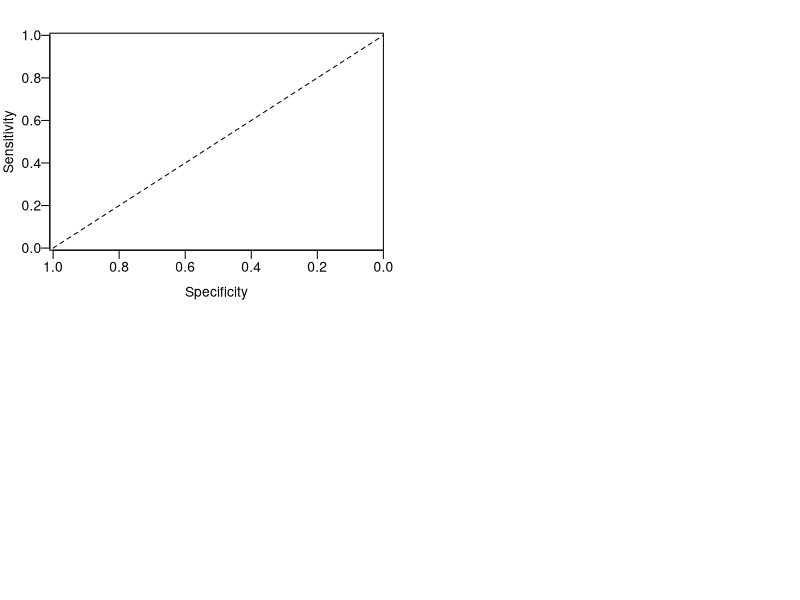

Source code (R): (Note: this script raises an error after producing the figure.)
#**Figure 1: Prediction of RESPONSE/REMISSION in treated subjects using all clinical metadata, baseline microbiome alone, and combined**
#	*Question:* Can the microbiome, clinical metadata, or combined models reliably predict response?
#*Goal:* Show clinical metadata isn’t great for prediction and improvement of prediction using microbiome. Show taxa marked as important for prediction are abundant enough to care about
#A. Response ROCs
#B. Response Model Performance vs. reality
#C. Top predictive taxa and abundance based on response	
#D. REMISSION ROCs
#E. REMISSION Model Performance vs. reality
#F. Top predictive taxa and abundance based on remission


pdf("figures/Figure2_wk0Xwk6pred.pdf", height = 10, width = 12)
layout(matrix(c(1,2,3,4), 2, 2, byrow = TRUE))

par(mar=c(3,3,2,1), mgp=c(2,0.5,0))
plot(c(1,0),c(0,1), type='l', lty=2, xlim=c(1.01,0), ylim=c(-0.01,1.01), xaxs='i', yaxs='i', ylab='Sensitivity', xlab='Specificity', las=1)
plot(otu_relrespWK6_roc, add=T, lwd=2, col='royalblue', lty=1)
plot(md_relrespWK6_roc, add=T, lwd=2, col='grey5', lty=1)
plot(mdotu_relrespWK6_roc, add=T, lwd=2, col='red', lty=1)

legend('bottomright', c(sprintf('Week 0 OTUs : AUC=%.3f',otu_relrespWK6_roc$auc), sprintf('Week 0 Clinical Data: AUC=%.3f',md_relrespWK6_roc$auc), sprintf('Combined: AUC=%.3f',mdotu_relrespWK6_roc$auc)), lwd=2, col=c('royalblue', 'grey5', 'red'), bty='n', lty=1)
mtext('A', at=1, side=3, line=0.1, font=2, cex=2)

cutoff <- coords(roc=mdotu_relrespWK6_roc, x='best', best.method='y', ret=c('threshold'))
mdotu_relrespWK6_spec <- coords(mdotu_relrespWK6_roc, x=cutoff, input='thr', ret='spec')
mdotu_relrespWK6_sens <- coords(mdotu_relrespWK6_roc, x=mdotu_relrespWK6_spec, input='spec', ret='sens')
mdotu_relrespWK6_thr <- coords(mdotu_relrespWK6_roc, x=mdotu_relrespWK6_spec, input='spec', ret='thr')

points(coords(mdotu_relrespWK6_roc, x=cutoff, input='threshold', ret='specificity'),coords(mdotu_relrespWK6_roc, x=cutoff, input='threshold', ret='sensitivity'), col='red', cex=1.5, pch=10)

cutoff <- coords(roc=otu_relrespWK6_roc, x='best', best.method='y', ret=c('threshold'))
otu_relrespWK6_spec <- coords(otu_relrespWK6_roc, x=cutoff, input='thr', ret='spec')
otu_relrespWK6_sens <- coords(otu_relrespWK6_roc, x=otu_relrespWK6_spec, input='spec', ret='sens')
otu_relrespWK6_thr <- coords(otu_relrespWK6_roc, x=otu_relrespWK6_spec, input='spec', ret='thr')
points(coords(otu_relrespWK6_roc, x=cutoff, input='threshold', ret='specificity'),coords(otu_relrespWK6_roc, x=cutoff, input='threshold', ret='sensitivity'), col='royalblue', cex=1.5, pch=10)

cutoff <- coords(roc=md_relrespWK6_roc, x='best', best.method='y', ret=c('threshold'))
md_relrespWK6_spec <- coords(md_relrespWK6_roc, x=cutoff, input='thr', ret='spec')
md_relrespWK6_sens <- coords(md_relrespWK6_roc, x=md_relrespWK6_spec, input='spec', ret='sens')
md_relrespWK6_thr <- coords(md_relrespWK6_roc, x=md_relrespWK6_spec, input='spec', ret='thr')

points(coords(md_relrespWK6_roc, x=cutoff, input='threshold', ret='specificity'),coords(md_relrespWK6_roc, x=cutoff, input='threshold', ret='sensitivity'), col='black', cex=1.5, pch=10)

tax<-read.table("../data/Jan400.simple.taxonomy.txt", header=T, sep='\t')


#Abundance stripchart or most predictive otus
oturf_otus  <- as.character(ordered(otu_relrespWK6_rf$Xopt))
oturf_otus <- oturf_otus[1:10]
no_abunds <- otu_relrespWK6[otu_relrespWK6$RelRSPwk6=='0', oturf_otus]/10000 + 1e-5
no_abunds <-na.omit(no_abunds)
yes_abunds <- otu_relrespWK6[otu_relrespWK6$RelRSPwk6=='1', oturf_otus]/10000 + 1e-5
yes_abunds<- na.omit(yes_abunds)


par(mar=c(3, 12, 2, 1))
plot(1, type="n", ylim=c(0,length(oturf_otus )*2), xlim=c(1e-5,1.5), log="x", ylab="", xlab="Week 0 Relative Abundance (%)", xaxt="n", yaxt="n")
set.seed(32016)
index <- 1
for(i in oturf_otus ){
	stripchart(at=index-0.35, jitter(yes_abunds[,i], amount=1e-6), pch=21, bg=alpha("royalblue1", alpha=0.5), method="jitter", jitter=0.2, add=T, cex=1, lwd=0.5)
	stripchart(at=index+0.35, jitter(no_abunds[,i], amount=1e-6), pch=21, bg=alpha("orange", alpha=0.5), method="jitter", jitter=0.2, add=T, cex=1, lwd=0.5)
	segments(median(yes_abunds[,i]),index-0.7,median(yes_abunds[,i]),index-0.1, lwd=6, col = "black", lty = "solid")
	segments(median(no_abunds[,i]),index+0.7,median(no_abunds[,i]),index+0.1, lwd=6, col = "black", lty = "solid")
	index <- index + 2
}

rf_tax<-data.frame(oturf_otus)
colnames(rf_tax) <- c('OTU')

oturf_tax<-merge(rf_tax, tax, by='OTU')

lab <- levels(oturf_tax$tax)
oturf_tax$Classification <- gsub("(OTU\\d+)", "(\\1)", oturf_tax$Classification)

oturf_tax<-oturf_tax[match(rf_tax$OTU, oturf_tax$OTU),]
oturf_name<-as.character(oturf_tax$tax)
oturf_numb<-oturf_tax$Classification

oturf_name <- gsub("_", " ", oturf_name)
formatted <- lapply(1:nrow(oturf_tax), function(i) bquote(paste(italic(.(oturf_name[i])), " ", .(oturf_numb[i]), sep=" ")))


axis(2, at=seq(1,index-2,2), labels=do.call(expression, formatted), las=1, line=0, tick=F, cex.axis=1)
axis(1, at=c(1e-5, 1e-4, 1e-3, 1e-2, 1e-1, 1e0), label=c("0", "0.01", "0.1", "1", "10", "100"))
legend('bottomright', legend=c("Week 6 Nonresponder", "Week 6 Responder"), pch=c(21, 21), pt.bg=c("orange","royalblue1"), cex=1)
mtext('B', at=1e-8, side=3, line=0.1, font=2, cex=2)


#Remission
par(mar=c(3,3,2,1), mgp=c(2,0.5,0))
plot(c(1,0),c(0,1), type='l', lty=2, xlim=c(1.01,0), ylim=c(-0.01,1.01), xaxs='i', yaxs='i', ylab='Sensitivity', xlab='Specificity', las=1)
plot(otu_remWK6_roc, add=T, lwd=2, col='royalblue', lty=1)
plot(md_remWK6_roc, add=T, lwd=2, col='grey5', lty=1)
plot(mdotu_remWK6_roc, add=T, lwd=2, col='red', lty=1)
#title("Predicting Week 6 Remission")
legend('bottomright', c(sprintf('Week 0 OTUs : AUC=%.3f', otu_remWK6_roc$auc), sprintf('Week 0 Clinical Data: AUC=%.3f',md_remWK6_roc$auc),sprintf('Combined: AUC=%.3f',mdotu_remWK6_roc$auc)), lwd=2, col=c('royalblue', "grey5", 'red'), bty='n', lty=1)
mtext('C', at=1, side=3, line=0.1, font=2, cex=2)

cutoff <- coords(roc=mdotu_remWK6_roc, x='best', best.method='y', ret=c('threshold'))
mdotu_remWK6_spec <- coords(mdotu_remWK6_roc, x=cutoff, input='thr', ret='spec')
mdotu_remWK6_sens <- coords(mdotu_remWK6_roc, x=mdotu_remWK6_spec, input='spec', ret='sens')
mdotu_remWK6_thr <- coords(mdotu_remWK6_roc, x=mdotu_remWK6_spec, input='spec', ret='thr')

points(coords(mdotu_remWK6_roc, x=cutoff, input='threshold', ret='specificity'),coords(mdotu_remWK6_roc, x=cutoff, input='threshold', ret='sensitivity'), col='red', cex=1.5, pch=10)

cutoff <- coords(roc=otu_remWK6_roc, x='best', best.method='y', ret=c('threshold'))
otu_remWK6_spec <- coords(otu_remWK6_roc, x=cutoff, input='thr', ret='spec')
otu_remWK6_sens <- coords(otu_remWK6_roc, x=otu_remWK6_spec, input='spec', ret='sens')
otu_remWK6_thr <- coords(otu_remWK6_roc, x=otu_remWK6_spec, input='spec', ret='thr')
points(coords(otu_remWK6_roc, x=cutoff, input='threshold', ret='specificity'),coords(otu_remWK6_roc, x=cutoff, input='threshold', ret='sensitivity'), col='royalblue', cex=1.5, pch=10)

cutoff <- coords(roc=md_remWK6_roc, x='best', best.method='y', ret=c('threshold'))
md_remWK6_spec <- coords(md_remWK6_roc, x=cutoff, input='thr', ret='spec')
md_remWK6_sens <- coords(md_remWK6_roc, x=md_remWK6_spec, input='spec', ret='sens')
md_remWK6_thr <- coords(md_remWK6_roc, x=md_remWK6_spec, input='spec', ret='thr')

points(coords(md_remWK6_roc, x=cutoff, input='threshold', ret='specificity'),coords(md_remWK6_roc, x=cutoff, input='threshold', ret='sensitivity'), col='black', cex=1.5, pch=10)

#Abundance stripchart or most predictive otus
tax<-read.table("../data/Jan400.simple.taxonomy.txt", header=T, sep='\t')

oturf_otus  <- as.character(otu_remWK6_rf$Xopt)
oturf_otus <- oturf_otus[1:10]
no_abunds <- otu_remWK6[otu_remWK6$REMISSwk6=='0', oturf_otus]/10000 + 1e-5
no_abunds <-na.omit(no_abunds)
yes_abunds <- otu_remWK6[otu_remWK6$REMISSwk6=='1', oturf_otus]/10000 + 1e-5
yes_abunds<- na.omit(yes_abunds)

par(mar=c(3, 14, 2, 1))
plot(1, type="n", ylim=c(0,length(oturf_otus )*2), xlim=c(1e-5,1.5), log="x", ylab="", xlab="Week 0 Relative Abundance (%)", xaxt="n", yaxt="n", cex=1)
set.seed(32016)
index <- 1
for(i in oturf_otus ){
	stripchart(at=index-0.35, jitter(yes_abunds[,i], amount=1e-6), pch=21, bg=alpha("royalblue1", alpha=0.5), method="jitter", jitter=0.2, add=T, cex=1, lwd=0.5)
	stripchart(at=index+0.35, jitter(no_abunds[,i], amount=1e-6), pch=21, bg=alpha("orange", alpha=0.5), method="jitter", jitter=0.2, add=T, cex=1, lwd=0.5)
	segments(median(yes_abunds[,i]),index-0.7,median(yes_abunds[,i]),index-0.1, lwd=6, col = "black", lty = "solid")
	segments(median(no_abunds[,i]),index+0.7,median(no_abunds[,i]),index+0.1, lwd=6, col = "black", lty = "solid")
	index <- index + 2
}
rf_tax<-data.frame(oturf_otus)
colnames(rf_tax) <- c('OTU')

oturf_tax<-merge(rf_tax, tax, by='OTU')

lab <- levels(oturf_tax$tax)
oturf_tax$Classification <- gsub("(OTU\\d+)", "(\\1)", oturf_tax$Classification)

oturf_tax<-oturf_tax[match(rf_tax$OTU, oturf_tax$OTU),]
oturf_name<-as.character(oturf_tax$tax)
oturf_numb<-oturf_tax$Classification

oturf_name <- gsub("_", " ", oturf_name)
formatted <- lapply(1:nrow(oturf_tax), function(i) bquote(paste(italic(.(oturf_name[i])), " ", .(oturf_numb[i]), sep=" ")))

axis(2, at=seq(1,index-2,2), labels=do.call(expression, formatted), las=1, line=0, tick=F, cex.axis=1)
axis(1, at=c(1e-5, 1e-4, 1e-3, 1e-2, 1e-1, 1e0), label=c("0", "0.01", "0.1", "1", "10", "100"))
legend('bottomright', legend=c("Week 6 Active CD", "Week 6 Remission"), pch=c(21, 21), pt.bg=c("orange","royalblue1"), cex=1)
mtext('D', at=1.5e-9, side=3, line=0.1, font=2, cex=2)

dev.off()




